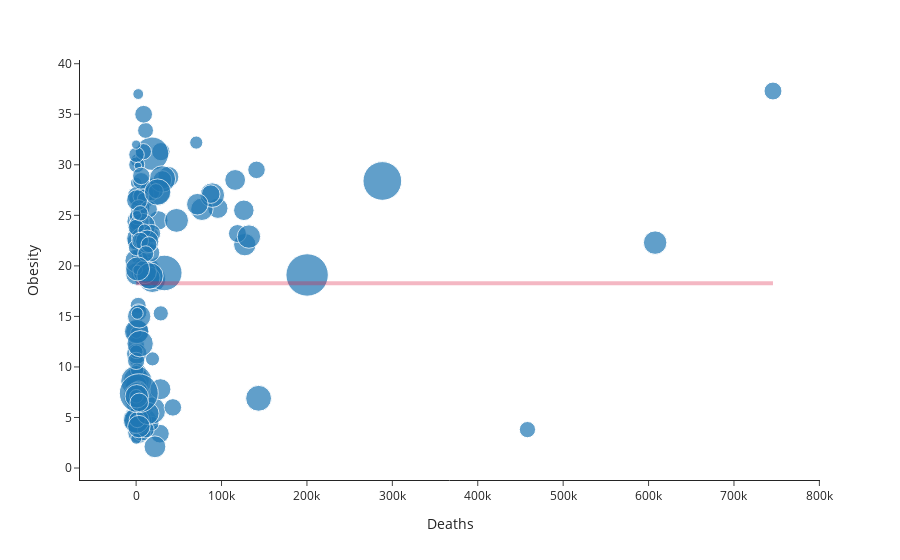

Source (notebook cell):
### Markdown cell above
HOC have more COVID-19 deaths cases

### Code cell
fig = px.scatter(intake[intake.Country != 'Yemen'], x="Deaths", y = "Obesity", size = "CRF",
                 hover_name='Country', log_x=False, size_max=30, template="simple_white")

fig.add_shape(
            type = "line",
            x0 = 0,
            y0 = intake[intake.Country != 'Yemen']['Obesity'].mean(),
            x1 = intake[intake.Country != 'Yemen']['Deaths'].max(),
            y1 = intake[intake.Country != 'Yemen']['Obesity'].mean(),
            line = dict(color="crimson", width=4),
    )

fig.show()

### Figure 1 — Plotly figure (JSON) as saved in the notebook; plotly's stock layout.template omitted (floating-point values rounded to 4 significant figures; data arrays with more than 128 entries replaced by an {"elided": "..."} marker saying what was removed)
{"data": [{"hovertemplate": "<b>%{hovertext}</b><br><br>Deaths=%{x}<br>Obesity=%{y}<br>CRF=%{marker.size}<extra></extra>", "hovertext": {"elided": "152 str values"}, "legendgroup": "", "marker": {"color": "#1F77B4", "size": {"elided": "152 float values"}, "sizemode": "area", "sizeref": 0.0001011, "symbol": "circle"}, "mode": "markers", "name": "", "orientation": "v", "showlegend": false, "type": "scatter", "x": {"elided": "152 int values"}, "xaxis": "x", "y": {"elided": "152 float values"}, "yaxis": "y"}], "layout": {"legend": {"itemsizing": "constant", "tracegroupgap": 0}, "margin": {"t": 60}, "shapes": [{"line": {"color": "crimson", "width": 4}, "type": "line", "x0": 0, "x1": 745668, "y0": 18.27, "y1": 18.27}], "xaxis": {"anchor": "y", "domain": [0, 1], "title": {"text": "Deaths"}}, "yaxis": {"anchor": "x", "domain": [0, 1], "title": {"text": "Obesity"}}}}
